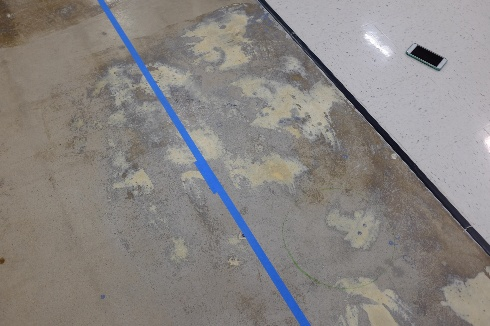
#> input picture apps/find_phone_task_4/find_phone/1.jpg, 490 x 326 px, found by its file name
$ python train_phone_finder.py --input2 ../../apps/find_phone_task_4/find_phone/1.jpg
#> lines starting #> are read from the running program, lines starting #| are printed output that depends on the picture
#!/usr/bin/env python3
import cv2 as cv
import numpy as np
import argparse

# [7 lines of commented-out code are left out]

parser = argparse.ArgumentParser(description='Code for Feature Matching with FLANN tutorial.')
parser.add_argument('--input1', help='Path to input image 1.', default='/find_phone/1.jpg')
parser.add_argument('--input2', help='Path to input image 2.', default='/find_phone/2.jpg')
args = parser.parse_args()
img_object = cv.imread(cv.samples.findFile(args.input1), cv.IMREAD_GRAYSCALE)
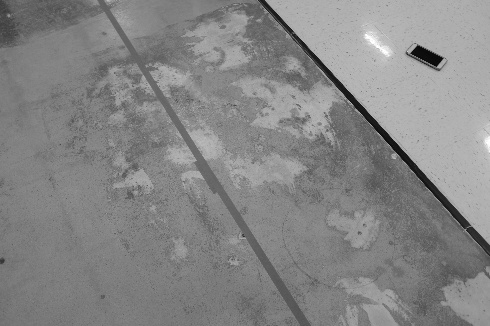
#> img_object: shape (326, 490); min 6, max 255, mean 133.4
img_scene = cv.imread(cv.samples.findFile(args.input2), cv.IMREAD_GRAYSCALE)
if img_object is None or img_scene is None:
    print('Could not open or find the images!')
    exit(0)
#-- Step 1: Detect the keypoints using SURF Detector, compute the descriptors
minHessian = 400
#> (the run stopped early here; a loop or call above may not have finished)
